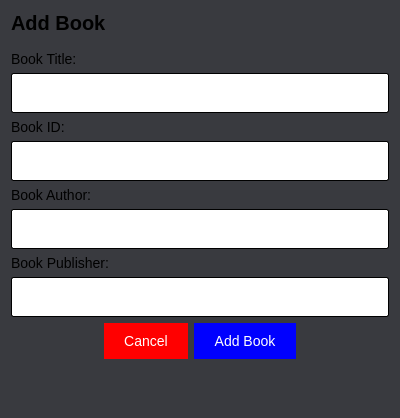
<?xml version="1.0" encoding="UTF-8"?>
<ui version="4.0">
 <class>Dialog</class>
 <widget class="QDialog" name="Dialog">
  <property name="geometry">
   <rect>
    <x>0</x>
    <y>0</y>
    <width>400</width>
    <height>418</height>
   </rect>
  </property>
  <property name="windowTitle">
   <string>Dialog</string>
  </property>
  <property name="styleSheet">
   <string notr="true">QDialog {
background-color: #393A3F;
}
QLineEdit {
padding: 10px;
border-radius: 2px;
border: 1px solid black;
color: black;
background-color: white;
font-size: 14px;
}
#cancel_book_add, #add_new_book_button {
padding: 10px 20px;
color: white;
font-size: 14px;
border: none;
}
#add_new_book_button {
background-color: blue;
}
#cancel_book_add {
background-color: red;
}</string>
  </property>
  <layout class="QVBoxLayout" name="verticalLayout_5">
   <item>
    <widget class="QLabel" name="label">
     <property name="styleSheet">
      <string notr="true">font-weight: bold;
font-size: 20px;</string>
     </property>
     <property name="text">
      <string>Add Book</string>
     </property>
    </widget>
   </item>
   <item>
    <spacer name="verticalSpacer_2">
     <property name="orientation">
      <enum>Qt::Orientation::Vertical</enum>
     </property>
     <property name="sizeType">
      <enum>QSizePolicy::Policy::Fixed</enum>
     </property>
     <property name="sizeHint" stdset="0">
      <size>
       <width>20</width>
       <height>10</height>
      </size>
     </property>
    </spacer>
   </item>
   <item>
    <layout class="QVBoxLayout" name="verticalLayout_4">
     <item>
      <widget class="QLabel" name="label_2">
       <property name="styleSheet">
        <string notr="true">font-size: 14px;</string>
       </property>
       <property name="text">
        <string>Book Title:</string>
       </property>
      </widget>
     </item>
     <item>
      <widget class="QLineEdit" name="book_title_input">
       <property name="styleSheet">
        <string notr="true"/>
       </property>
      </widget>
     </item>
    </layout>
   </item>
   <item>
    <layout class="QVBoxLayout" name="verticalLayout_3">
     <item>
      <widget class="QLabel" name="label_3">
       <property name="styleSheet">
        <string notr="true">font-size: 14px;</string>
       </property>
       <property name="text">
        <string>Book ID:</string>
       </property>
      </widget>
     </item>
     <item>
      <widget class="QLineEdit" name="new_book_id_input"/>
     </item>
    </layout>
   </item>
   <item>
    <layout class="QVBoxLayout" name="verticalLayout_2">
     <item>
      <widget class="QLabel" name="label_4">
       <property name="styleSheet">
        <string notr="true">font-size: 14px;</string>
       </property>
       <property name="text">
        <string>Book Author:</string>
       </property>
      </widget>
     </item>
     <item>
      <widget class="QLineEdit" name="book_author_input"/>
     </item>
    </layout>
   </item>
   <item>
    <layout class="QVBoxLayout" name="verticalLayout">
     <item>
      <widget class="QLabel" name="label_5">
       <property name="styleSheet">
        <string notr="true">font-size: 14px;</string>
       </property>
       <property name="text">
        <string>Book Publisher:</string>
       </property>
      </widget>
     </item>
     <item>
      <widget class="QLineEdit" name="book_publisher_input"/>
     </item>
    </layout>
   </item>
   <item>
    <layout class="QHBoxLayout" name="horizontalLayout">
     <item>
      <spacer name="horizontalSpacer_2">
       <property name="orientation">
        <enum>Qt::Orientation::Horizontal</enum>
       </property>
       <property name="sizeHint" stdset="0">
        <size>
         <width>40</width>
         <height>20</height>
        </size>
       </property>
      </spacer>
     </item>
     <item>
      <widget class="QPushButton" name="cancel_book_add">
       <property name="styleSheet">
        <string notr="true"/>
       </property>
       <property name="text">
        <string>Cancel</string>
       </property>
      </widget>
     </item>
     <item>
      <widget class="QPushButton" name="add_new_book_button">
       <property name="styleSheet">
        <string notr="true">padding: 10px 20px;
color: white;
background-color: blue;
font-size: 14px;
border: none;</string>
       </property>
       <property name="text">
        <string>Add Book</string>
       </property>
      </widget>
     </item>
     <item>
      <spacer name="horizontalSpacer">
       <property name="orientation">
        <enum>Qt::Orientation::Horizontal</enum>
       </property>
       <property name="sizeHint" stdset="0">
        <size>
         <width>40</width>
         <height>20</height>
        </size>
       </property>
      </spacer>
     </item>
    </layout>
   </item>
   <item>
    <spacer name="verticalSpacer">
     <property name="orientation">
      <enum>Qt::Orientation::Vertical</enum>
     </property>
     <property name="sizeHint" stdset="0">
      <size>
       <width>20</width>
       <height>40</height>
      </size>
     </property>
    </spacer>
   </item>
  </layout>
 </widget>
 <resources/>
 <connections/>
</ui>
